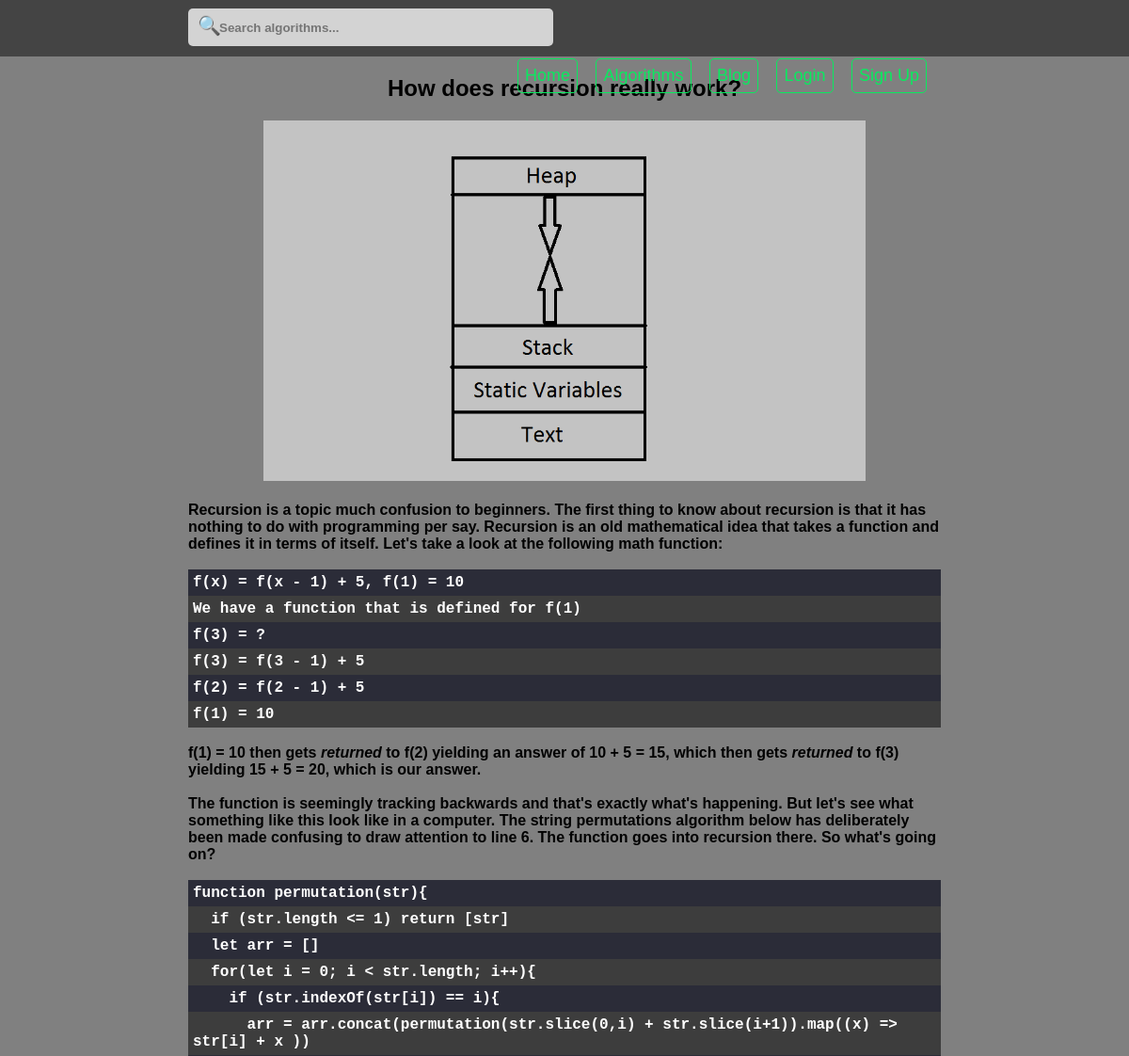
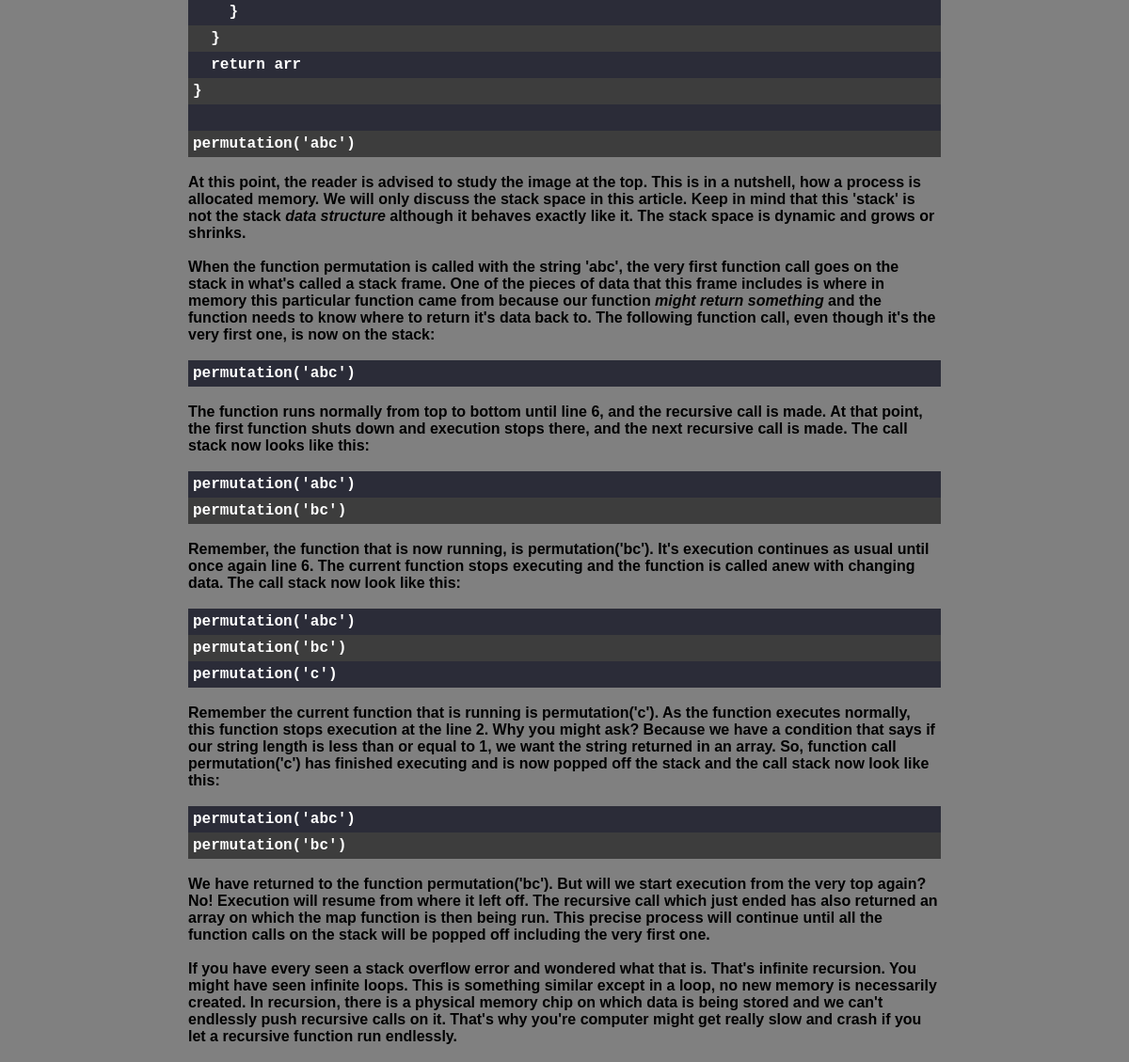
The app's page /blog/how-does-recursion-really-work/, older data (2 pictures, top to bottom).
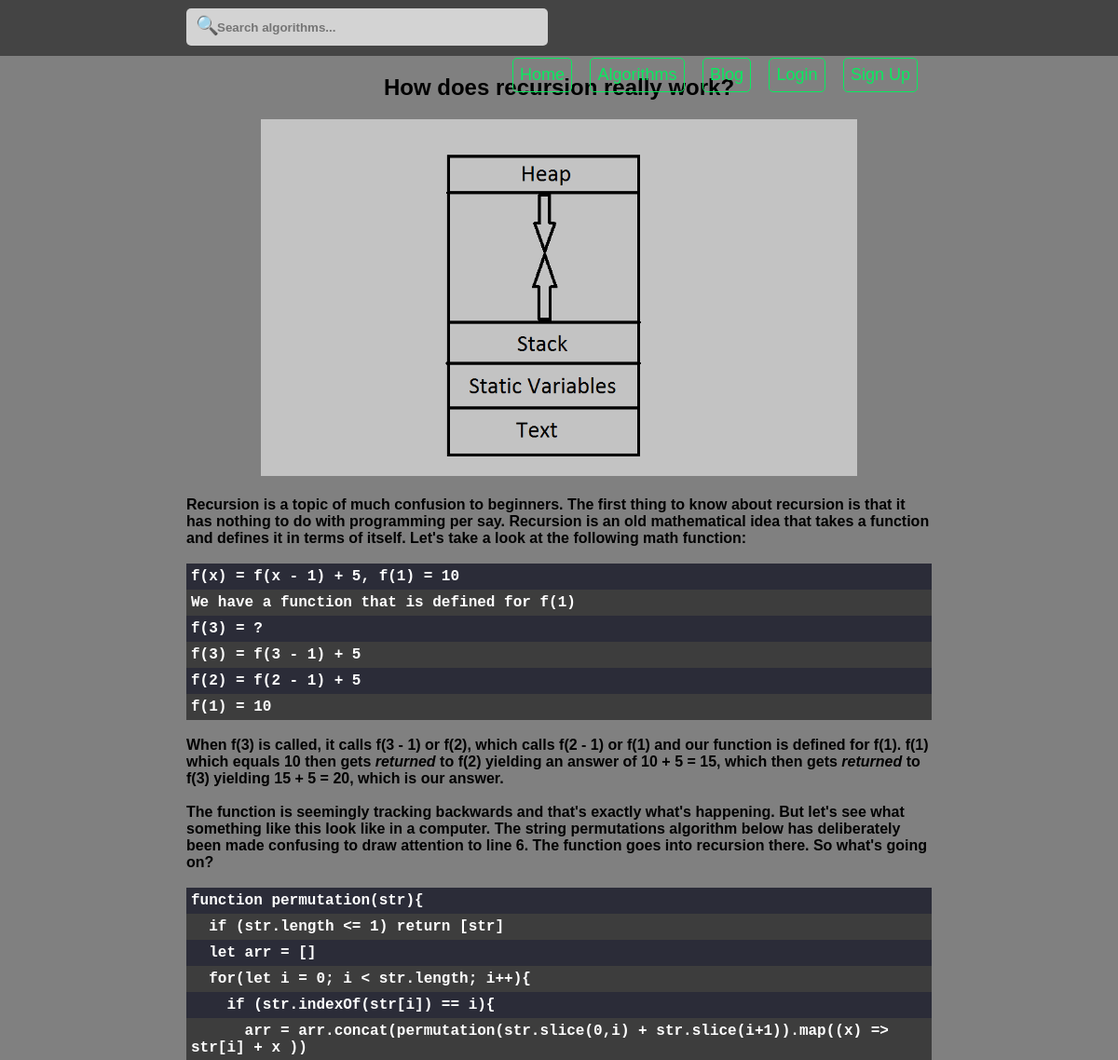
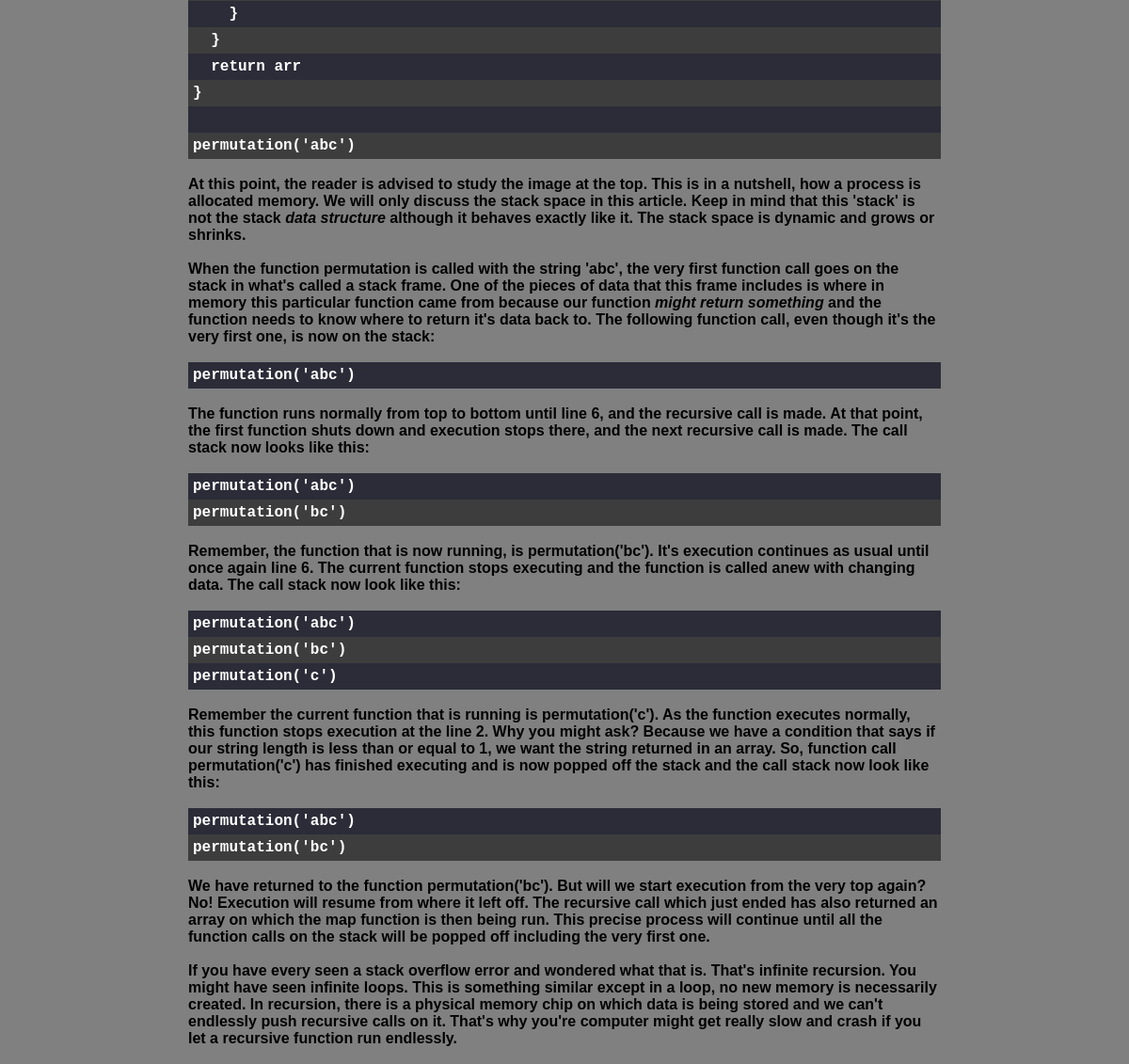
The same page, newer data (2 pictures, top to bottom).
### blog/models.py (models this page shows, shortened)
class Blog(models.Model):
	title = models.CharField(max_length = 300)
	friendly_title = models.SlugField(unique = False, default = None)
	image = models.FileField(null = True, blank = True)
	content = models.TextField()
	created_at = models.DateTimeField(auto_now = False, auto_now_add = True)
	updated_at = models.DateTimeField(auto_now = True, auto_now_add = False)
	class Meta:
		ordering = ['created_at']

### blog/views.py (the view)
# urls.py: url(r'^blog/(?P<friendly_title>[-\w]+)/$', show, name = 'show'),
def show(request, friendly_title = None):
	blog = Blog.objects.filter(friendly_title = friendly_title)
	if not Blog:
		return Http404
	items = { 'blog': blog[0], 'title': blog[0].title }
	return render(request, 'blogs/blog_show.html', items)

### templates/blogs/blog_show.html (shortened to what this page needs)
{% extends 'base.html' %}
{% load staticfiles %}
{% block css %}
	<link rel="stylesheet" type="text/css" href="{% static 'css/single_blog.css' %}">
	<link rel="stylesheet" type="text/css" href="{% static 'css/algorithm.css' %}">
{% endblock css %}
{% block main %}
	<div class="full-blog">
		<h2>{{ blog.title }}</h2>
		{% if blog.image %}
			<img src="{{ blog.image.url }}" width="640">
		{% endif %}
		<div class="blog-code">{{ blog.content|safe }}</div>
		<br />
	</div>
{% endblock main %}

Row changes from the older to the newer data that the page shows:
changed Blog "How does recursion really work?": content "Recursion is a topic much confusion to beginners. The first thing to know about recursion is that it has nothing to do with programming per say. Recursion is an old mathematical idea that takes a function and defines it in terms of itself. Let's take a look at the following math function: f(x) = f(x - 1) + 5, f(1) = 10 We have a function that is defined for f(1) f(3) = ? f(3) = f(3 - 1) + 5 f(2) = f(2 - 1) + 5 f(1) = 10 f(1) = 10 then gets returned…" → "Recursion is a topic of much confusion to beginners. The first thing to know about recursion is that it has nothing to do with programming per say. Recursion is an old mathematical idea that takes a function and defines it in terms of itself. Let's take a look at the following math function: f(x) = f(x - 1) + 5, f(1) = 10 We have a function that is defined for f(1) f(3) = ? f(3) = f(3 - 1) + 5 f(2) = f(2 - 1) + 5 f(1) = 10 When f(3) is called, it calls f(3 - 1) or f(2), which calls f(2 - 1) or f(1) and our function is defined for f(1). f(1) which equals 10 then gets returned…"
